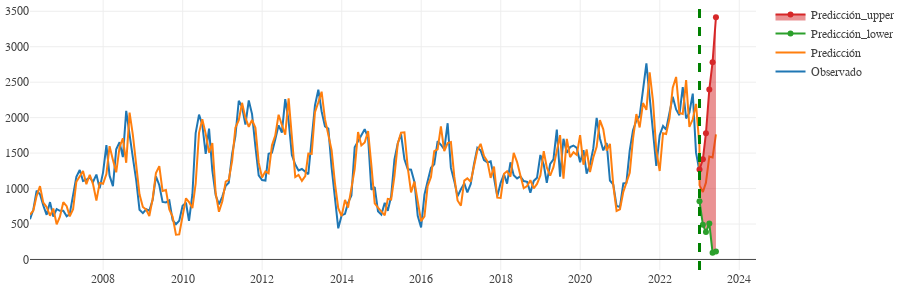

Notebook code for this chart:
### Code cell
def plot_prediccion_rm(models_predictions:list, months_to_predict:int = max_month_predict):
    fig = go.Figure()
    fig.add_trace(go.Scatter(x = models_predictions[months_to_predict].index, y = models_predictions[months_to_predict].observed_reverted, name = "Observado"))
    fig.add_trace(go.Scatter(x = models_predictions[months_to_predict].index, y = models_predictions[months_to_predict].predicted_reverted, name = "Predicción"))
    fig.add_trace(go.Scatter(x = models_predictions[months_to_predict].index[-months_to_predict:], y = models_predictions[months_to_predict].predicted_lower_reverted[-months_to_predict:], name = "Predicción_lower"))
    fig.add_trace(go.Scatter(x = models_predictions[months_to_predict].index[-months_to_predict:], y = models_predictions[months_to_predict].predicted_upper_reverted[-months_to_predict:], name = "Predicción_upper", fill='tonexty'))
    fig.add_vline(x = models_predictions[months_to_predict].index[-months_to_predict], line_width=3, line_dash="dash", line_color="green")
    fig.update_layout(template = None, 
                      separators = ",.",
                      height = 300,
                    #   title_text = f"Predicción de las exportaciones de los siguientes {months_to_predict} meses en base a una regresión múltiple<br><sup>Nivel de confianza: {1-alpha:.0%}",
                      font_family = "georgia",
                      margin = dict(l=30, t=0, b=30))
    return fig

plot_prediccion_rm(models_predictions, months_to_predict = 6)

### Figure 1 — Plotly figure (JSON) as saved in the notebook; plotly's stock layout.template omitted (floating-point values rounded to 4 significant figures; data arrays with more than 128 entries replaced by an {"elided": "..."} marker saying what was removed)
{"data": [{"name": "Observado", "type": "scatter", "x": {"elided": "209 str values"}, "y": {"elided": "209 float values"}}, {"name": "Predicción", "type": "scatter", "x": {"elided": "209 str values"}, "y": {"elided": "209 float values"}}, {"name": "Predicción_lower", "type": "scatter", "x": ["2023-01-01T00:00:00", "2023-02-01T00:00:00", "2023-03-01T00:00:00", "2023-04-01T00:00:00", "2023-05-01T00:00:00", "2023-06-01T00:00:00"], "y": [822.2, 488.8, 385.7, 508.6, 94.67, 114.0]}, {"fill": "tonexty", "name": "Predicción_upper", "type": "scatter", "x": ["2023-01-01T00:00:00", "2023-02-01T00:00:00", "2023-03-01T00:00:00", "2023-04-01T00:00:00", "2023-05-01T00:00:00", "2023-06-01T00:00:00"], "y": [1268.0, 1413.0, 1780.0, 2396.0, 2783.0, 3416.0]}], "layout": {"font": {"family": "georgia"}, "height": 300, "margin": {"b": 30, "l": 30, "t": 0}, "separators": ",.", "shapes": [{"line": {"color": "green", "dash": "dash", "width": 3}, "type": "line", "x0": "2023-01-01T00:00:00", "x1": "2023-01-01T00:00:00", "xref": "x", "y0": 0, "y1": 1, "yref": "y domain"}]}}
